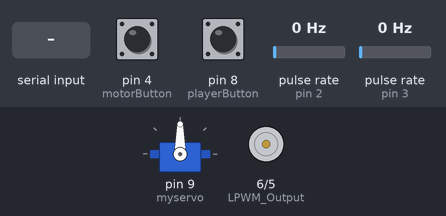
Bench run of a sketch on a simulated Arduino Uno, built with avr-gcc and run on an emulated ATmega328P. Parts: servo, motor-driver pin pairs drawn as motors (green arrow = first pin HIGH = forward, orange = second pin HIGH = backward, longer = more drive). Wiring (inferred from the names in the program): 2 × pulse sensor: data pin 2 / data pin 3. The test bench sets the inputs (shaded band); at power-on: pulse rate (sensors on pin 3, pin 2) 0 Hz, pin 4 (motorButton) HIGH, pin 8 (playerButton) LOW.

Above: at 1.2 s.
1.3 s: "1" received over Serial
At 2.5 s:
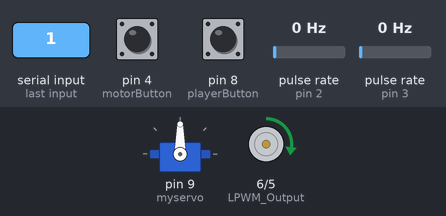
2.8 s: pulse rate (sensor on pin 3) set to 24 Hz
4.3 s: pulse rate (sensor on pin 3) set to 27 Hz
At 5.6 s:
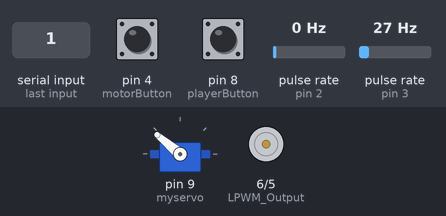
7.3 s: "2" received over Serial
At 11.4 s:
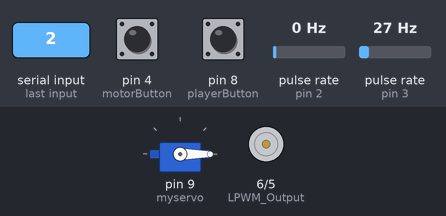
Timing chart, 0 to 12.9 s (numbered marks = the images above; inputs shaded):
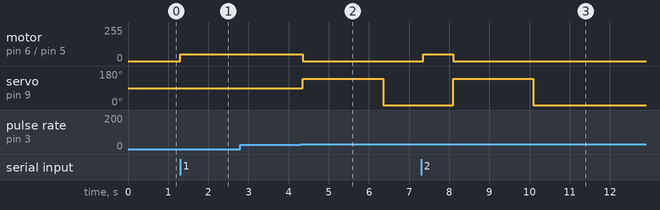

Measured:
- the behaviour switches between 26 and 27 Hz on pulse rate (sensor on pin 3) (found by bisection; images 1 and 2)
- after the input at 1.3 s, motor on pin 6 (LPWM_Output) / pin 5 (RPWM_Output): stopped → forward 50/255 at once
- after the input at 2.8 s, every drawn part: stays the same
- after the input at 4.3 s, motor on pin 6 (LPWM_Output) / pin 5 (RPWM_Output): forward 50/255 → stopped after 0.06 s; servo on pin 9 (myservo): 90° → 140° after 0.06 s, → 0° 2.0 s later
- after the input at 7.3 s, motor on pin 6 (LPWM_Output) / pin 5 (RPWM_Output): stopped → forward 50/255 after 0.06 s, → stopped 0.74 s later; servo on pin 9 (myservo): 0° → 140° after 0.80 s, → 0° 2.0 s later

The sketch:

connect4.ino
```cpp
#include <Servo.h>

Servo myservo;

int RPWM_Output = 5; // Arduino PWM output pin 5; connect to IBT-2 pin 1 (RPWM)
int LPWM_Output = 6; // Arduino PWM output pin 6; connect to IBT-2 pin 2 (LPWM)
int encoderPin1 = 2;
int encoderPin2 = 3;

int motorButton = 4;
int playerButton = 8 ;

volatile int lastEncoded = 0;
volatile long encoderValue = 0;

long lastencoderValue = 0;

int temp = 0 ;

bool pressed = 0;

int lastMSB = 0;
int lastLSB = 0;
int errorValue = 50;
void setup() {
  Serial.begin(9600);
  myservo.attach(9);
  pinMode(RPWM_Output, OUTPUT);
  pinMode(LPWM_Output, OUTPUT);
  pinMode(motorButton, INPUT);
  pinMode(playerButton, INPUT);
  pinMode(encoderPin1, INPUT);
  pinMode(encoderPin2, INPUT);

  digitalWrite(encoderPin1, HIGH); //turn pullup resistor on
  digitalWrite(encoderPin2, HIGH); //turn pullup resistor on

  //call updateEncoder() when any high/low changed seen
  //on interrupt 0 (pin 2), or interrupt 1 (pin 3)
  attachInterrupt(0, updateEncoder, CHANGE);
  attachInterrupt(1, updateEncoder, CHANGE);
  encoderRest();
}

void loop()
{
  //  analogWrite(LPWM_Output,50);
  //  analogWrite(RPWM_Output, 0);
  //  Serial.println(encoderValue);
  // reverse rotation

  // analogWrite(LPWM_Output,125);
  // analogWrite(RPWM_Output, 0);
  //  Serial.println(digitalRead(4));
  // motorMove(-2000);

  //  Serial.println(encoderValue);
  //  for (int i = 0 ; i < 6400; i + 100)
  //  {
  //    analogWrite(LPWM_Output, 50);
  //    analogWrite(RPWM_Output, 0);
  //    Serial.println(encoderValue);
  //    while (!digitalRead(4))
  //    { analogWrite(LPWM_Output, 0);
  //      analogWrite(RPWM_Output, 0);
  //      Serial.print("");
  //    }
  //  }
  //
  if (digitalRead(playerButton) && !pressed)
  {
    pressed = true;
    Serial.print("1");
    delay(500);
  }
  else if (!digitalRead(playerButton)) {
    pressed = false;

  }
  if (Serial.available())
  {
    char readed = Serial.read();
    switch (readed)
    {
      case ('1'):
        {
          motorMove(-1800);
          break;
        }
      case ('2'):
        {
          motorMove(-2480);
          break;
        }
      case ('3'):
        {
          motorMove(-3375);
          break;
        }
      case ('4'):
        {
          motorMove(-4150);
          break;
        }
      case ('5'):
        {
          motorMove(-5100);
          break;
        }
      case ('6'):
        {
          motorMove(-5800);
          break;
        }
      case ('7'):
        {
          motorMove(-6730);
          break;
        }
      case ('p'):
        {
          stackPop();
          break;
        }
      case ('r'):
        {
          encoderRest();
          break;
        }
      default:
        break;
    }
    delay(1000);
    encoderRest();
  }


}
void stackPop()
{
  myservo.write(140);
  delay (2000);
  myservo.write(0);

}
void encoderRest()
{
  while (!digitalRead(motorButton))
  {
    analogWrite(LPWM_Output, 0);
    analogWrite(RPWM_Output, 50);
  }
  analogWrite(LPWM_Output, 0);
  analogWrite(RPWM_Output, 0);
  lastEncoded = 0;
  encoderValue = 0;
  lastencoderValue = 0;
  lastMSB = 0;
  lastLSB = 0;
}
void motorMove (int x )
{
  if (encoderValue  > x || encoderValue  > x + errorValue || encoderValue  > x - errorValue )
  {
    while (encoderValue > x)
    {
      analogWrite(LPWM_Output, 50);
      analogWrite(RPWM_Output, 0);
    }
    analogWrite(LPWM_Output, 0);
    analogWrite(RPWM_Output, 0);
    stackPop();
  }
  else if (encoderValue  < x || encoderValue  < x + errorValue || encoderValue  < x - errorValue) {
    while (encoderValue < x)
    {
      analogWrite(LPWM_Output, 0);
      analogWrite(RPWM_Output, 50);
    }
    analogWrite(LPWM_Output, 0);
    analogWrite(RPWM_Output, 0);
    stackPop();

  }
  else {
    analogWrite(LPWM_Output, 0);
    analogWrite(RPWM_Output, 0);
  }
}


void updateEncoder() {
  int MSB = digitalRead(encoderPin1); //MSB = most significant bit
  int LSB = digitalRead(encoderPin2); //LSB = least significant bit

  int encoded = (MSB << 1) | LSB; //converting the 2 pin value to single number
  int sum = (lastEncoded << 2) | encoded; //adding it to the previous encoded value
  if (sum == 0b1101 || sum == 0b0100 || sum == 0b0010 || sum == 0b1011)
    encoderValue ++;
  if (sum == 0b1110 || sum == 0b0111 || sum == 0b0001 || sum == 0b1000)
    encoderValue --;
  lastEncoded = encoded; //store this value for next time
}
```
